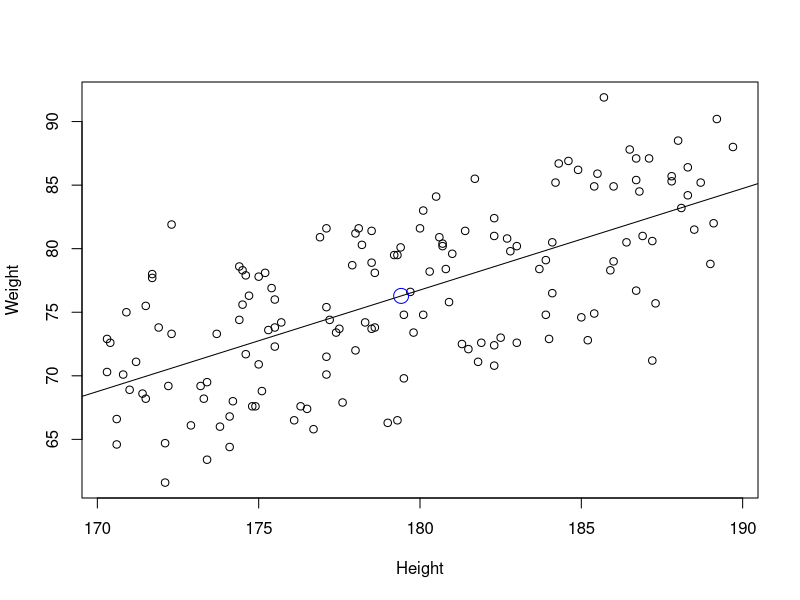

The R source for this figure: (Note: this script raises an error after producing the figure.)
# Read Data 
tmp_data = read.table("weight_full.txt", header = T);

x_data = tmp_data$height;
y_data = tmp_data$weight;


# calculate values
data_num = lengths(tmp_data[1]);
mean_height = mean(tmp_data$height)
mean_weight = mean(tmp_data$weight)
cat("mean_x : ",mean_height,'\n')
cat("mean_y : ",mean_weight,'\n')

# plot 
plot(x = x_data ,y = y_data, xlab = "Height", ylab = "Weight");
reg = lm(y_data ~ x_data);
abline(reg);
points(mean_height, mean_weight,cex=2,col="blue");
b1_up = 0;
q2 = 0;
q3 = 0;
q4 = 0;
for (i in 1:data_num) {
    b1_up = b1_up + (tmp_data$height[i] - mean_height) * (tmp_data$weight[i] - mean_weight);
    q2 = q2 + (x_data[i] - mean_height) * y_data[i];
    q3 = q3 + x_data[i] * (y_data[i] - mean_weight);
    q4 = q4 + x_data[i] * y_data[i];
}

b1_down = 0;x
for (i in 1:data_num) {
    b1_down = b1_down + (tmp_data$height[i] - mean_height) ^ 2;
}
b1 = b1_up / b1_down;
cat("b1 : ",b1,'\n')
b0 = mean_weight - b1 * mean_height;
cat("b0 : ",b0,'\n')

cat("q1 : ", b1_up, '\n');
cat("q2 : ", q2, '\n');
cat("q3 : ", q3, '\n');
cat("q4 : ", q4, '\n');

